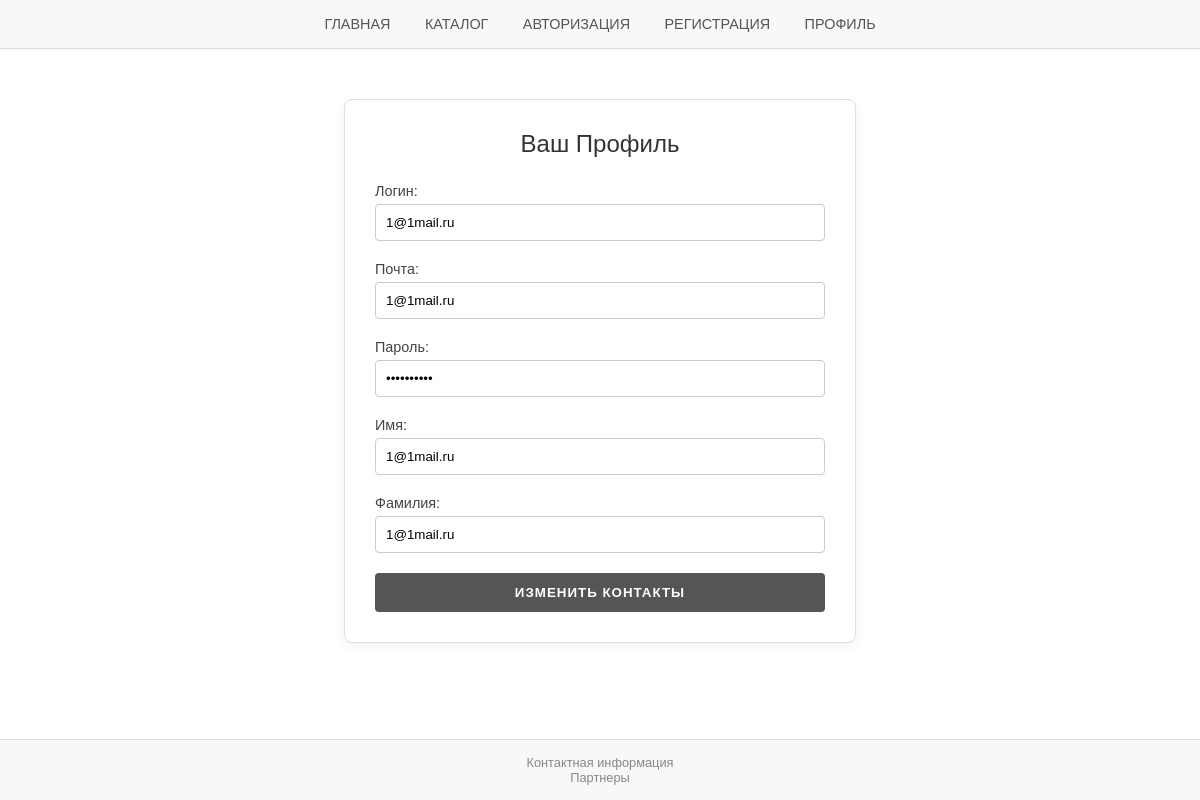
/profile.php (signed in), run on the app's committed database.
### tables this page shows
CREATE TABLE `reg` (
  `id` int(11) NOT NULL,
  `login` varchar(100) NOT NULL,
  `email` varchar(100) NOT NULL,
  `surname` varchar(100) NOT NULL,
  `name` varchar(100) NOT NULL,
  `password` varchar(100) NOT NULL,
  `status` int(11) NOT NULL
);

### profile.php (the view, shortened to what this page needs)
<!DOCTYPE html>
<html lang="ru">
<head>
    <link rel="stylesheet" type="text/css" href="style.css">
</head>
<body>
<?php
$host = 'localhost';
$user = 'root';
$pass = '';
$dbname = 'borisov';
$conn = mysqli_connect($host, $user, $pass, $dbname);
?>
<header>
    <nav class="nav-links">
        <a href="index.php">Главная</a>
        <a href="catalog.php">Каталог</a>
        <a href="auto.php">Авторизация</a>
        <a href="reg.php">Регистрация</a>
        <a href="profile.php">Профиль</a>
    </nav>
</header>
<div class="main-block">
    <h2>Ваш Профиль</h2>
    <?php
    if (isset($_SESSION['login']) && !empty($_SESSION['login'])) {
        $slogin = $_SESSION['login'];
        $spass1 = $_SESSION['pass1'];
        $query = "SELECT * FROM reg WHERE login = '$slogin' AND password = '$spass1'";
        $result = mysqli_query($conn, $query);
        $row = mysqli_fetch_array($result);
        if ($row) {
    ?>
        <div class="informacya">
            <form action="profile.php" method="POST">
                <label for="login2">Логин:</label>
                <input type="text" id="login2" name="login2" value="<?php echo $row[1]; ?>">
                <label for="mail">Почта:</label>
                <input type="email" id="mail" name="mail" value="<?php echo $row[2]; ?>">
                <label for="pass2">Пароль:</label>
                <input type="password" id="pass2" name="pass2" value="<?php echo $row[5]; ?>">
                <label for="name">Имя:</label>
                <input type="text" id="name" name="name" value="<?php echo $row[4]; ?>">
                <label for="surname">Фамилия:</label>
                <input type="text" id="surname" name="surname" value="<?php echo $row[3]; ?>">
                <input type="submit" name="update_user" value="Изменить контакты">
            </form>
        </div>
    <?php
        } else {
            echo '<div class="message message-error">Данные пользователя не найдены. <a href="auto.php">Авторизуйтесь</a>.</div>';
        }
    } else {
        echo '<div class="message message-error">Вы не авторизованы. <a href="auto.php">Войдите</a>, чтобы просмотреть профиль.</div>';
    }
    ?>
</div>
<footer>
    <div class="contact-info">Контактная информация</div>
    <div class="partners">Партнеры</div>
</footer>
</body>
</html>

### style.css (style rules this page uses)
body { font-family: 'Arial', sans-serif; background-color: #ffffff; color: #333333; margin: 0; padding: 0; display: flex; flex-direction: column; align-items: center; min-height: 100vh; }
.main-block { background-color: #ffffff; padding: 30px; margin-top: 50px; border: 1px solid #e0e0e0; border-radius: 8px; box-shadow: 0 4px 12px rgba(0, 0, 0, 0.05); width: 90%; max-width: 450px; }
h1, h2 { color: #333333; text-align: center; margin-top: 0; margin-bottom: 25px; font-weight: 500; }
header { width: 100%; padding: 15px 0; background-color: #f8f8f8; border-bottom: 1px solid #dddddd; box-shadow: 0 1px 3px rgba(0, 0, 0, 0.05); }
.nav-links { text-align: center; }
.nav-links a { margin: 0 15px; text-decoration: none; color: #555555; font-weight: 500; transition: color 0.2s; text-transform: uppercase; font-size: 0.9em; }
form { padding: 0; }
label { display: block; margin-bottom: 5px; font-weight: 500; color: #444444; font-size: 0.9em; }
input[type="text"], input[type="email"], input[type="password"] { width: 100%; padding: 10px; margin-bottom: 20px; border: 1px solid #cccccc; border-radius: 4px; box-sizing: border-box; transition: border-color 0.2s; }
input[type="submit"] { background-color: #555555; color: white; padding: 12px 15px; border: none; border-radius: 4px; cursor: pointer; width: 100%; font-weight: 600; transition: background-color 0.2s; text-transform: uppercase; letter-spacing: 1px; }
footer { width: 100%; padding: 15px 0; margin-top: auto; background-color: #f8f8f8; border-top: 1px solid #dddddd; text-align: center; font-size: 0.8em; color: #888888; }

### data on the page
reg: login2 "1@1mail.ru", mail "1@1mail.ru", name "1@1mail.ru", surname "1@1mail.ru"
